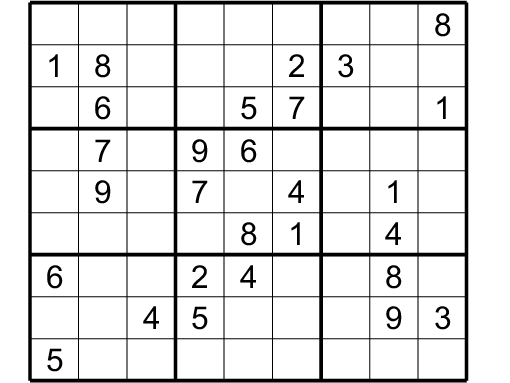
#> input picture data/Suduko.png, 510 x 383 px, found by its file name
$ jupyter execute '20. OpenCV Hough Transform (Line detection).ipynb'
#> lines starting #> are read from the running program, lines starting #| are printed output that depends on the picture; after the words box and inside, x2 and y2 are one past the last pixel; in counts of white or black regions, pixels touching at a corner belong together
## Hough Transform

Is a popular techq. to detect any shape if can be representated in mathematical form. It can detect even if it is broken or distorted a little.

A line representation y = mx + c
or polar cordination x.cosø + y.sinø = r

In Hough Transform we can represnt a line y = mx + c as point in hough space with (m-xaxis, c-yaxis). It changes the space in which line is represented to a point.

It can be represented in m,c values.

Also reversely, a point in xy plane can be representated as a line in hough space.

Similarly, polar coordinate can be representated as curve in hough space.

#### It is convenient to use Hough Transform in Polar cordinate.

### Steps to do Hough Transformation Algorithm:

1. Edge detection e.g Canny edge detection technique.
2. Mapping of edge points to hough space and store in accumulator.
3. Interpretation of accumulator to yeild lines of infinite length. Interpretation is done by thresholding and  possibly other constraints.
4. Conversion of infinite lines to finite lines

### OpenCV has two type:

1. Standard Hough Transform (Hough Lines Method)
2. Probabilistic Hough Line Transform (Hough Line P Method)

[cell 1]
import cv2 as cv
import matplotlib.pyplot as plt
import numpy as np

[cell 2]
image = cv.imread('Suduko.png')
#> image is the input picture: shape (383, 510, 3); min 0, max 255, mean 228.4

[cell 3]
img_gray = cv.cvtColor(image, cv.COLOR_BGR2GRAY)

[cell 4]
plt.imshow(img_gray)

## To detect all the lines in the puzzle

#### Step 1: apply canny edge detection

[cell 5]
# using canny edge detection
#values:(imgsrc, threshold1, threshold2, aperturesize())

edges = cv.Canny(img_gray, 20, 150, apertureSize=3)
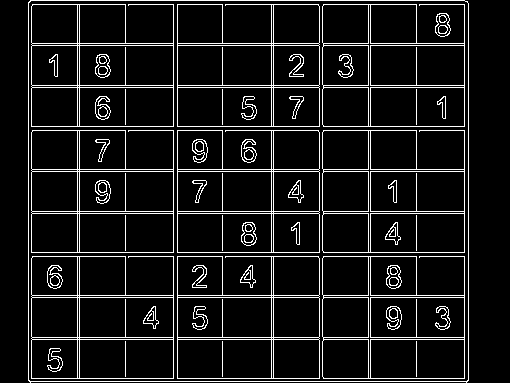
#> edges: shape (383, 510); 8.9% white in thin lines or dots, all inside (x1, y1, x2, y2) = (28, 0, 469, 383)

[cell 6]
plt.imshow(edges)

[cell 7]
cv.imshow('edges',edges)
cv.waitKey(0)
cv.destroyAllWindows()
cv.waitKey(1)
cv.waitKey(1)
cv.waitKey(1)
cv.waitKey(1)

#### Step 2: hough lines and store in accumulator

[cell 8]
#apply HoughLines Method (normal method)
#values(imgsrc, rho - 1(distance resolution of accumulator in px., theta =pi/180 (angle resolution in radian),
#       threshold(is accumulator threshold, only those lines return who get enogh votes) >threshold)

#output vector in lines, so these lines will be in polar coordinate, with rho, theta and votes

lines = cv.HoughLines(edges, 1, np.pi/180, 200)
#> lines = 37 rows, first 8: [381, 1.57], [0, 1.57], [126, 1.57], [252, 1.57], [378, 1.57], [43, 1.57], [45, 1.57], [85, 1.57]

[cell 9]
lines[5]
#> Out = [[43, 1.57]]

#### Step 3 Interpretation of accumulator, we convert ot polar coordinate to cartesian plane

[cell 10]
#we use line vector, we iterate over all the line vector


for line in lines:

    #rho is distance from coordinate (0,0) which is top left corner of image
    #theta is the line rotation angle in radian.
    rho, theta = line[0] #line has values rho, theta and votes, we interested in first 2 values

    #we want to convert polar cordinate to normal cartesian coordinate for line method as it take two point o draw.
    a = np.cos(theta) #we find cos value

    b = np.sin(theta) #find sin value

    #x0 and y0 will give the origin points or top left corner of image
    x0 = a * rho #contain r*cos(ø)

    y0 = b * rho #contain r*sin(ø)

    #x1 stores the rounded value of (r*cos(ø) - 1000 * sin(ø))
    x1 = int((x0 + (1000 * (-b))))

    #y1 stores the rounded value of (r*sin(ø) + 1000 * cos(ø))
    y1 = int((y0 + (1000 * (a))))

    #x2 stores the rounded value of (r*cos(ø) + 1000 * sin(ø))
    x2 = int((x0 - (1000 * (-b))))

    #y2 stores the rounded value of (r*sin(ø) - 1000 * cos(ø))
    y2 = int((y0 - (1000 * (a))))
#> this loop made 37 passes
#> (rho, theta, a, b, x0, y0, x1, y1) on passes 1 to 12: (381, 1.57, -4.37e-08, 1, -1.67e-05, 381, -1000, 380), (0, 1.57, -4.37e-08, 1, 0, 0, -1000, 0), (126, 1.57, -4.37e-08, 1, -5.51e-06, 126, -1000, 125), (252, 1.57, -4.37e-08, 1, -1.1e-05, 252, -1000, 251), (378, 1.57, -4.37e-08, 1, -1.65e-05, 378, -1000, 377), (43, 1.57, -4.37e-08, 1, -1.88e-06, 43, -1000, 42), (45, 1.57, -4.37e-08, 1, -1.97e-06, 45, -1000, 44), (85, 1.57, -4.37e-08, 1, -3.72e-06, 85, -1000, 84), (87, 1.57, -4.37e-08, 1, -3.8e-06, 87, -1000, 86), (169, 1.57, -4.37e-08, 1, -7.39e-06, 169, -1000, 168), (171, 1.57, -4.37e-08, 1, -7.47e-06, 171, -1000, 170), (211, 1.57, -4.37e-08, 1, -9.22e-06, 211, -1000, 210)

#### Step 4: Put it back all together to orignal image to display lines

[cell 11]
#draw line on original image,
#vales:(image, pt1, pt2, color, thickness)

image = cv.line(image, (x1, y1), (x2, y2), (0,255,0), 2)
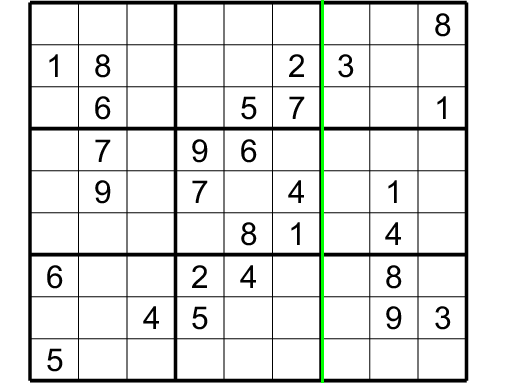
#> image: shape (383, 510, 3); 0.59% of pixels changed, all inside (x1, y1, x2, y2) = (321, 0, 324, 383)

[cell 12]
#plt.imshow(edges)

cv.imshow('hough_lines',image)
cv.waitKey(0)
cv.destroyAllWindows()
cv.waitKey(1)
cv.waitKey(1)
cv.waitKey(1)
cv.waitKey(1)

[cell 13]
#Display image

plt.imshow(image)

##### The lines are infinte range even after provinf with two points. Plus the computation is high. So we will try the other method

## Using Probabilitic Hough Transformation

this is optimization of the normal hough transform

[cell 14]
image = cv.imread('Suduko2.jpg')
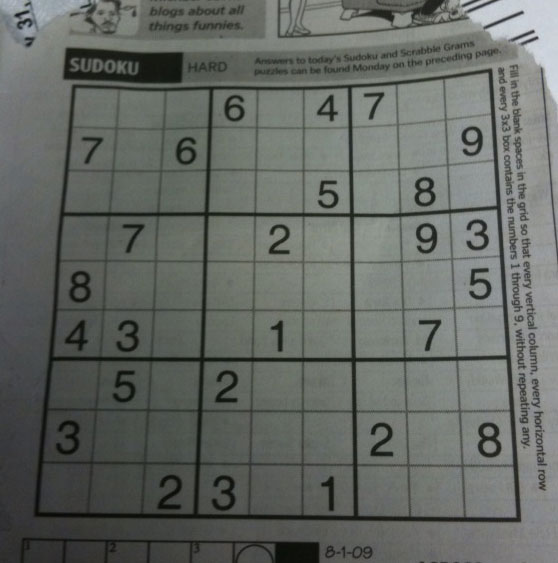
#> input picture data/Suduko2.jpg, 558 x 563 px, found by its file name
#> image is the input picture: shape (563, 558, 3); mean B, G, R 99.5, 104.1, 100

[cell 15]
img_gray = cv.cvtColor(image, cv.COLOR_BGR2GRAY)
#> img_gray: shape (563, 558)

[cell 16]
plt.imshow(img_gray)

[cell 17]
edges = cv.Canny(img_gray, 20, 150, apertureSize=3)
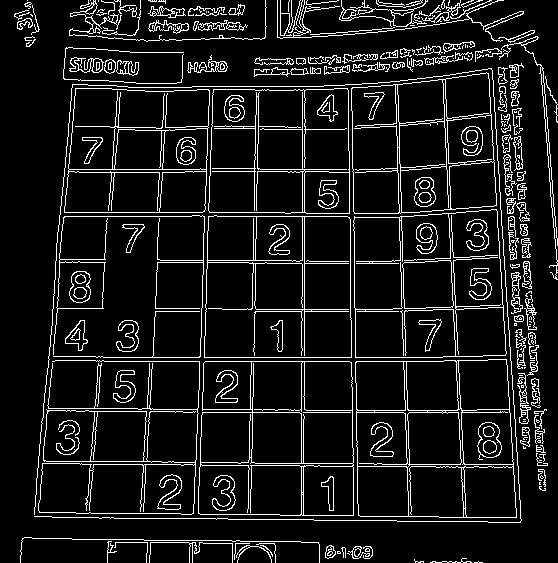
#> edges: shape (563, 558); 9.7% white in thin lines or dots

### Using Prob. Hough Transform

It doesnt take all the lines, only random subset of lines sufficient for line detection.

values:(image, rho, theta in radian, threshold is accumulator parameter(only those lines selected whic is grater than threshold value), minLineLength-line shorter than this length will be reject, maxLineGap - maximum allowed line gap between two line segment to treat as single line)

This return output vector of lines, but difference from HoughLine is line at index[0] will give x1,y1,x2,y2 to define the points.

[cell 18]
lines = cv.HoughLinesP(edges, 1, np.pi/180, 100, minLineLength=100, maxLineGap=10)
#> lines = 81 rows, first 6: [96, 357, 442, 357], [205, 324, 213, 86], [60, 212, 305, 212], [304, 418, 304, 86], [96, 361, 443, 361], [197, 433, 203, 249]

[cell 19]
# iterate over the lines:

for line in lines:

    #HoughtLineP directly gives the x,y values points to draw the line
    x1, y1, x2, y2 = line[0]

    #draw lines will all provided point
    cv.line(image, (x1,y1), (x2,y2), (0,255,0), 2)
#> this loop made 81 passes
#> (x1, y1, x2, y2) on passes 1 to 12: (96, 357, 442, 357), (205, 324, 213, 86), (60, 212, 305, 212), (304, 418, 304, 86), (96, 361, 443, 361), (197, 433, 203, 249), (355, 320, 357, 491), (59, 216, 354, 216), (175, 412, 543, 412), (64, 169, 206, 169), (447, 184, 462, 489), (374, 464, 517, 464)
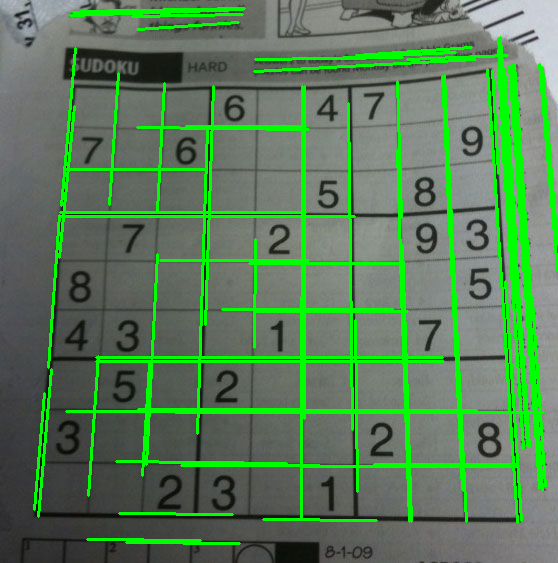
#> image: shape (563, 558, 3); 12.61% of pixels changed, all inside (x1, y1, x2, y2) = (33, 7, 558, 545)

[cell 20]
#view image using Matplot

plt.imshow(image)

[cell 21]
#using cv

cv.imshow('hough_lines',image)
cv.waitKey(0)
cv.destroyAllWindows()
cv.waitKey(1)
cv.waitKey(1)
cv.waitKey(1)
cv.waitKey(1)
#> Out = 27
